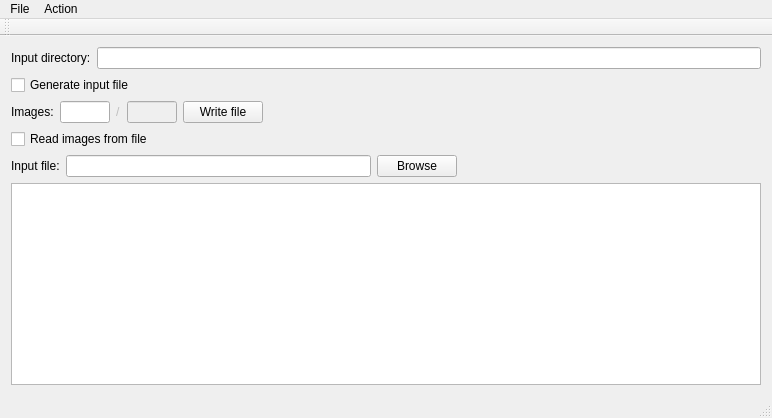
<?xml version="1.0" encoding="UTF-8"?>
<ui version="4.0">
 <class>ZBarReaderTest</class>
 <widget class="QMainWindow" name="ZBarReaderTest">
  <property name="geometry">
   <rect>
    <x>0</x>
    <y>0</y>
    <width>772</width>
    <height>418</height>
   </rect>
  </property>
  <property name="windowTitle">
   <string>ZBar Reader Test</string>
  </property>
  <widget class="QWidget" name="centralWidget">
   <layout class="QGridLayout" name="gridLayout">
    <item row="0" column="0">
     <layout class="QHBoxLayout" name="horizontalLayout">
      <item>
       <widget class="QLabel" name="inputDirLabel">
        <property name="text">
         <string>Input directory:</string>
        </property>
       </widget>
      </item>
      <item>
       <widget class="QLineEdit" name="inputDirEdit">
        <property name="readOnly">
         <bool>true</bool>
        </property>
       </widget>
      </item>
     </layout>
    </item>
    <item row="1" column="0">
     <widget class="QCheckBox" name="generateInputFileCheck">
      <property name="text">
       <string>Generate input file</string>
      </property>
     </widget>
    </item>
    <item row="2" column="0">
     <layout class="QHBoxLayout" name="horizontalLayout_2">
      <item>
       <widget class="QLabel" name="numberOfImagesLabel">
        <property name="text">
         <string>Images:</string>
        </property>
       </widget>
      </item>
      <item>
       <widget class="QLineEdit" name="numberOfImagesEdit">
        <property name="maximumSize">
         <size>
          <width>50</width>
          <height>16777215</height>
         </size>
        </property>
       </widget>
      </item>
      <item>
       <widget class="QLabel" name="label">
        <property name="enabled">
         <bool>false</bool>
        </property>
        <property name="text">
         <string>/</string>
        </property>
       </widget>
      </item>
      <item>
       <widget class="QLineEdit" name="totalImagesEdit">
        <property name="enabled">
         <bool>false</bool>
        </property>
        <property name="maximumSize">
         <size>
          <width>50</width>
          <height>16777215</height>
         </size>
        </property>
        <property name="readOnly">
         <bool>true</bool>
        </property>
       </widget>
      </item>
      <item>
       <widget class="QPushButton" name="writeFileBtn">
        <property name="text">
         <string>Write file</string>
        </property>
       </widget>
      </item>
      <item>
       <spacer name="horizontalSpacer">
        <property name="orientation">
         <enum>Qt::Horizontal</enum>
        </property>
        <property name="sizeHint" stdset="0">
         <size>
          <width>40</width>
          <height>20</height>
         </size>
        </property>
       </spacer>
      </item>
     </layout>
    </item>
    <item row="3" column="0">
     <widget class="QCheckBox" name="readFromFileCheck">
      <property name="text">
       <string>Read images from file</string>
      </property>
     </widget>
    </item>
    <item row="4" column="0">
     <layout class="QHBoxLayout" name="horizontalLayout_3">
      <item>
       <widget class="QLabel" name="inputFileLabel">
        <property name="text">
         <string>Input file:</string>
        </property>
       </widget>
      </item>
      <item>
       <widget class="QLineEdit" name="inputFileEdit"/>
      </item>
      <item>
       <widget class="QPushButton" name="browseBtn">
        <property name="text">
         <string>Browse</string>
        </property>
       </widget>
      </item>
      <item>
       <spacer name="horizontalSpacer_2">
        <property name="orientation">
         <enum>Qt::Horizontal</enum>
        </property>
        <property name="sizeHint" stdset="0">
         <size>
          <width>40</width>
          <height>20</height>
         </size>
        </property>
       </spacer>
      </item>
     </layout>
    </item>
    <item row="5" column="0">
     <widget class="QTextEdit" name="resultOutputEdit">
      <property name="readOnly">
       <bool>true</bool>
      </property>
      <property name="textInteractionFlags">
       <set>Qt::TextSelectableByMouse</set>
      </property>
     </widget>
    </item>
   </layout>
  </widget>
  <widget class="QMenuBar" name="menuBar">
   <property name="geometry">
    <rect>
     <x>0</x>
     <y>0</y>
     <width>772</width>
     <height>21</height>
    </rect>
   </property>
   <widget class="QMenu" name="fileMenu">
    <property name="title">
     <string>File</string>
    </property>
    <addaction name="openAction"/>
    <addaction name="separator"/>
    <addaction name="exitAction"/>
   </widget>
   <widget class="QMenu" name="menuAction">
    <property name="title">
     <string>Action</string>
    </property>
    <addaction name="decodeAction"/>
    <addaction name="decodeIterativeAction"/>
   </widget>
   <addaction name="fileMenu"/>
   <addaction name="menuAction"/>
  </widget>
  <widget class="QToolBar" name="mainToolBar">
   <attribute name="toolBarArea">
    <enum>TopToolBarArea</enum>
   </attribute>
   <attribute name="toolBarBreak">
    <bool>false</bool>
   </attribute>
  </widget>
  <widget class="QStatusBar" name="statusBar"/>
  <action name="openAction">
   <property name="text">
    <string>Open</string>
   </property>
  </action>
  <action name="exitAction">
   <property name="text">
    <string>Exit</string>
   </property>
  </action>
  <action name="decodeAction">
   <property name="text">
    <string>Decode</string>
   </property>
  </action>
  <action name="findSimilarAction">
   <property name="text">
    <string>Find similar</string>
   </property>
  </action>
  <action name="decodeIterativeAction">
   <property name="text">
    <string>Decode Iterative</string>
   </property>
  </action>
 </widget>
 <layoutdefault spacing="6" margin="11"/>
 <resources/>
 <connections/>
</ui>
